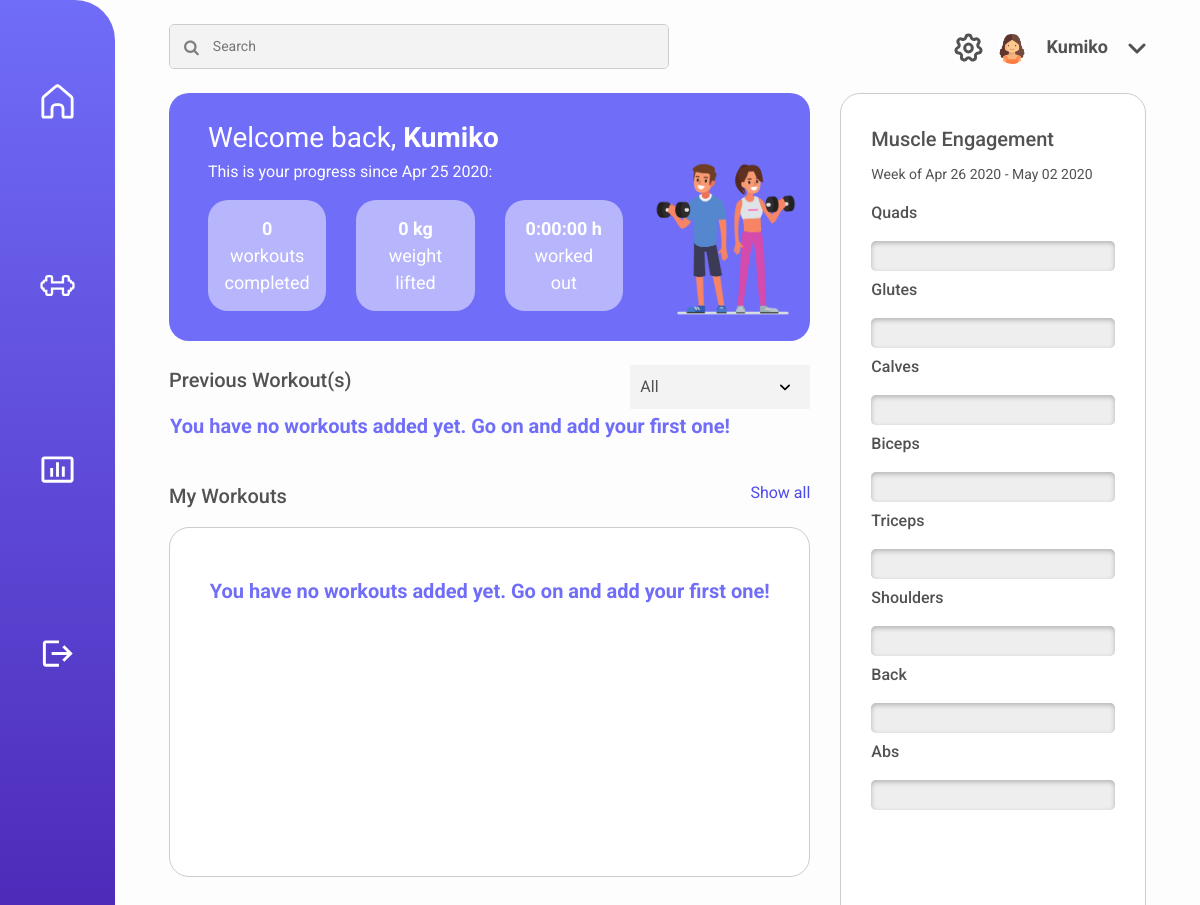
The page / (signed in) on the database as committed earlier.
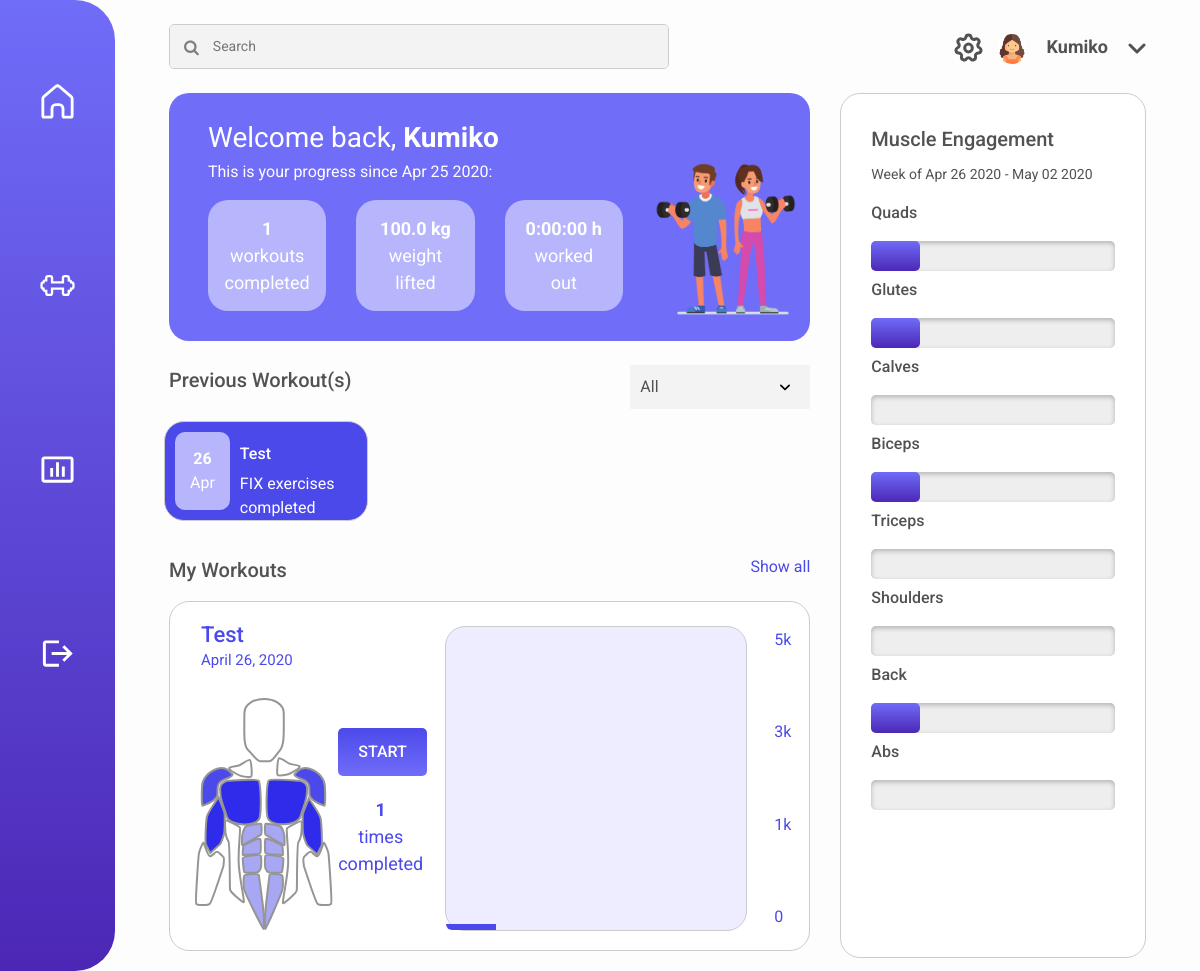
The same page on the database as committed later.
### dashboard/models.py (models this page shows)
class Workout(models.Model):
	times_completed = models.IntegerField()
	date_created = models.DateField(auto_now_add=True)
	last_date_completed = models.DateField(auto_now=True)
	name = models.CharField(max_length=120)
	current = models.IntegerField()
	avg_time_completed = models.DurationField(default=timedelta(minutes=0))
	total_time = models.DurationField(default=timedelta(minutes=0))
	user = models.ForeignKey(User, on_delete=models.CASCADE)

class Exercise(models.Model):
	exercise_type = models.ForeignKey(ExerciseType, on_delete=models.CASCADE)
	num_reps = models.IntegerField()
	num_sets = models.IntegerField()
	weight_lifted = models.DecimalField(max_digits=5, decimal_places=1)
	weight = models.DecimalField(max_digits=5, decimal_places=1)
	workout = models.ForeignKey('Workout', on_delete=models.CASCADE)

### dashboard/views.py (the view)
# urls.py: path('', dashboard_view),
@login_required
def dashboard_view(request):
	workouts = Workout.objects.filter(user=request.user)
	exercises = []
	muscles = []
	muscle_groups = ['Abs','Back','Biceps','Calves','Chest', 'Forearms', 'Glutes', 'Hamstrings', 'Quadriceps', 'Shoulders', 'Traps', 'Triceps', 'Upper Back', 'Lower Back']
	weightLifted = 0
	hoursWorked = timedelta(minutes=0)
	for workout in workouts:
		hoursWorked += workout.total_time
		for exercise in Exercise.objects.filter(workout=workout):
			weightLifted += exercise.weight_lifted
			exercises.append(exercise)
	date_range = week_range(datetime.today())
	for exercise in exercises:
		for muscle in exercise.exercise_type.muscles_worked:
			if muscle == "Lower Back" or muscle == "Upper Back":
				muscles.append("Back")
			else:
				muscles.append(muscle)
	occurences = Counter(muscles)
	if(len(muscles) > 0):
		for muscle in muscle_groups:
			occurences[muscle] = int(occurences[muscle]/len(muscles) * 100)
	return render(request, 'home.html', {'workouts':workouts, 'weight_lifted':weightLifted, 'total_time':hoursWorked, 'exercises':exercises, 'date_range':date_range, 'engagement':occurences})

### dashboard/functions.py (called while the page is built)
def week_range(date):
    year, week, dow = date.isocalendar()
    if dow == 7:
        start_date = date
    else:
        start_date = date - timedelta(dow)
    end_date = start_date + timedelta(6)
    return (start_date, end_date)

### templates/home.html (shortened to what this page needs)
{% load static %}
<!DOCTYPE html>
<html lang="en">
<head>
    <link rel="stylesheet" href="https://cdnjs.cloudflare.com/ajax/libs/font-awesome/4.7.0/css/font-awesome.min.css">
    <link href="{% static 'fitnessing/css/dashboard.css' %}" rel="stylesheet">
    <link rel="stylesheet" href="https://stackpath.bootstrapcdn.com/bootstrap/4.4.1/css/bootstrap.min.css">
</head>
<body>
    <div class="sidenav">
        <div class=link1>
            <a href="/"><img class="home" src="{% static 'fitnessing/images/Home_Icon_White.svg' %}"></a>
        </div>
        <div class=link2>
            <a href="/workouts"><img class="workouts" src="{% static 'fitnessing/images/Weight_Icon.svg' %}"></a>
        </div>
        <div class=link3>
            <a href="/stats"><img class="stats" src="{% static 'fitnessing/images/Bar_Chart_Icon.svg' %}"></a>
        </div>
        <div class=link4>
            <a href="/accounts/logout"><img class="login" src="{% static 'fitnessing/images/Logout_Icon.svg' %}"></a>
        </div>
    </div>
    <div class="container-fluid main">
        <div class="row mx-4 mt-4">
            <div class="col-sm-8">
                <div class="searchContainer">
                    <i class="fa fa-search searchIcon"></i>
                    <input class="searchBox" type="text" placeholder="Search">
                </div>
            </div>
            <div class="col-sm-4 text-right pt-2">
                <a href="/settings"><img class="settings" src="{% static 'fitnessing/images/Settings_Icon.svg' %}"></a>
                <div class="profile align-middle">
                    <img class="userIcon" src="{% static 'fitnessing/images/Placeholder_User_Icon.png' %}">
                    <button class="name">{{user.get_short_name}}</button>
                    <img class="dropdownIcon" src="{% static 'fitnessing/images/Dropdown_Icon.svg' %}">
                </div>
            </div>
        </div>
        <div class="row mx-4 mt-4">
            <div class="col-sm-8">
                <div class="row welcome_box p-4 mx-0">
                    <div class="col-sm-9">
                        <div class="row">
                            <div class="col-sm-12">
                                <p class="welcome_title">Welcome back, <b>{{ user.get_short_name }}</b></p>
                                <p class="subtitle">This is your progress since {{ user.date_joined|date:'M d Y' }}:</p>
                            </div>
                        </div>
                        <div class="row">
                            <div class="col-sm-4">
                                <div class = "box">
                                    <p><b>{{ workouts.count }}</b><br>workouts<br>completed</p>
                                </div>
                            </div>
                            <div class="col-sm-4">
                                <div class = "box">
                                    <p><b>{{ weight_lifted }} kg</b><br>weight<br>lifted</p>
                                </div>
                            </div>
                            <div class="col-sm-4">
                                <div class = "box">
                                    <p><b>{{ total_time }} h</b><br>worked<br>out</p>
                                </div>
                            </div>
                        </div>
                    </div>
                    <div class="col-sm-3 mx-auto">
                        <img class="people" src="{% static 'fitnessing/images/fitness-people.png' %}">
                    </div>
                </div>
                <div class="row mt-4">
                    <div class="col-sm-7">
                        <p class = "title">Previous Workout(s)</p>
                    </div>
                    <div class="col-sm-5 text-right">
                        <select name="select_musclegroup" aria-invalid="false">
                            <option value="All">All</option>
                        </select>
                    </div>
                </div>
                <div class="row">
                    {% if workouts.count == 0 %}
                    <div class="col-sm-12 px-0 ml-3">
                        <p class="empty_workouts">You have no workouts added yet. Go on and add your first one!</p>
                    </div>
                    {% endif %}
                    {% for workout in workouts %}
                    {% if forloop.counter0 < 3 %}
                    <div class="col-sm-4 px-0">
                        <div class = "prev_workout_container" onclick="location.href='currentworkout.html';">
                            <div class="date">
                                <p class="m-0"><b>{{workout.last_date_completed|date:'d'}}</b><br>{{workout.last_date_completed|date:'M'}}</p>
                            </div>
                            <p class = "subtitle2">{{ workout.name|title }}</p>
                            <p class = "desc">FIX exercises completed</p>
                        </div>
                    </div>
                    {% endif %}
                    {% endfor %}
                </div>
                <div class="row mt-4">
                    <div class="col-sm-7">
                        <p class = "title">My Workouts</p>
                    </div>
                    <div class="col-sm-5 text-right">
                        <a class = "link" href="workouts.html">Show all</a>
                    </div>
                </div>
                <div class="row workouts_container mx-0">
                    {% if workouts.count > 0 %}
                    {% with workouts|first as first_workout %}
                    <div class="col-sm-5">
                        <div class="row p-3">
                            <div class="col-sm-12">
                                <p class="muscle_group mb-2">{{first_workout.name}}</p>
                                <p class="day mb-0">{{first_workout.last_date_completed}}</p>
                            </div>
                        </div>
                        <div class="row">
                            <div class="col-sm-6">
                                <img class="diagram" src="{% static 'fitnessing/images/Muscles.svg' %}">
                            </div>
                            <div class="col-sm-6">
                                <a class="start" href="currentworkout.html">START</a>
                                <p class="completed"><b>{{first_workout.times_completed}}</b><br>times<br>completed</p>
                            </div>
                        </div>
                    </div>
                    <div class="col-sm-6 p-4">
                        <div class="row graph_container">
                            {% for exercise in exercises %}
                            {% if exercise.workout == first_workout %}
                            {% widthratio exercise.weight_lifted 5000 100 as percent %}
                            {% if forloop.counter0 == 0 %}
                            <div class="col-sm-2 bar1" style="height: {{percent}}% !important"></div>
                            {% endif %}
                            {% endif %}
                            {% endfor %}
                        </div>
                    </div>
                    <div class="col-sm-1">
                        <div class="measurements">
                            <p>5k</p>
                            <p>3k</p>
                            <p>1k</p>
                            <p>0</p>
                        </div>
                    </div>
                    {% endwith %}
                    {% else %}
                    <div class="col-sm-12 text-center mt-4 pt-4">
                        <p class="empty_workouts">You have no workouts added yet. Go on and add your first one!</p>
                    </div>
                    {% endif %}
                </div>
            </div>
            <div class="col-sm-4">
                <div class = "muscle_engagement_container">
                    <p class="title margin">Muscle Engagement</p>
                    <p class="week">Week of {{ date_range.0|date:'M d Y' }} - {{ date_range.1|date:'M d Y' }}</p>
                    <p class="muscle">Quads</p>
                    <progress id="Quads" value={{engagement.Quadriceps}} max="100"> {{engagement.Quadriceps}}% </progress>
                    <br>
                    <p class="muscle">Glutes</p>
                    <progress id="Glutes" value={{engagement.Glutes}} max="100"> </progress>
                    <br>
                    <p class="muscle">Calves</p>
                    <progress id="Calves" value={{engagement.Calves}} max="100">  </progress>
                    <br>
                    <p class="muscle">Biceps</p>
                    <progress id="Biceps" value={{engagement.Biceps}} max="100"> </progress>
                    <br>
                    <p class="muscle">Triceps</p>
                    <progress id="Triceps" value={{engagement.Triceps}} max="100"> </progress>
                    <br>
                    <p class="muscle">Shoulders</p>
                    <progress id="Shoulders" value={{engagement.Shoulders}} max="100"> </progress>
                    <br>
                    <p class="muscle">Back</p>
                    <progress id="Back" value={{engagement.Back}} max="100"> </progress>
                    <br>
                    <p class="muscle">Abs</p>
                    <progress id="Abs" value={engagement.Abs}} max="100"> </progress>
                    <br>
                </div>
            </div>
        </div>
</body>
</html>

### static/fitnessing/css/dashboard.css (style rules this page uses)
html { height: 100%; }
body { background-color: #FDFDFD !important; font-family: 'Roboto' !important; }
.main { margin-left: 115px !important; height: 100vh; width: calc(100% - 115px) !important; }
.title { font-size: 20px; font-weight: 500; color: #525252; text-align: left; }
.sidenav { height: 100%; width: 115px; position: fixed; z-index: 1; top: 0; left: 0; overflow-x: hidden; background-image: linear-gradient(#706DF9, #4C27B6); border-radius: 0 40px 40px 0; padding-top: 10px; overflow: hidden; }
.link1, .link2, .link3, .link4 { display: block; text-align: center; padding: 75px 0 75px 0; margin: -1px; }
.sidenav a img { height: 35px; width: 35px; }
.searchContainer { display: inline-flex; flex: 1 1 300px; border: 1px solid #ccc; border-radius: 5px; overflow: hidden; width: 500px; height: 45px; }
.searchIcon { padding: 14px; color: grey; background-color: #F3F3F3; text-align: center; }
.searchBox { border: 0; padding: 0.5rem 0.5rem 0.5rem 0; flex: 1; font-size: 14px; background-color: #F3F3F3; }
.settings { border: none; margin-right: 10px; background-color: #FDFDFD; }
.profile { display: inline-block; align-items: center; }
.userIcon { border-radius: 50%; width: 30px; height: 30px; }
.name { border: none; background-color: #FDFDFD; font-size: 18px; font-weight: bold; color: #525252; margin-left: 10px; }
.dropdownIcon { margin-left: 10px; }
.welcome_box { border-radius: 20px; background-color: #706DF9; }
.welcome_title { color: white; font-size: 28px; }
.subtitle { color: white; margin-top: -15px; }
.box { display: inline-block; width: 100%; padding: 15px; background-color: #B7B6FC; opacity: 100%; border-radius: 20px; }
.box p { color: white; font-size: 18px; text-align: center; margin: 0; }
.people { margin-top: 40px; height: 160px; width: auto; }
.prev_workout_container { height: 100px; background-color: #4C49EA; border-radius: 20px; border: 1px solid #ccc; margin: 10px; cursor: pointer; }
select { width: 180px; padding: 10px; font-family: "Roboto"; font-size: 13px; color: #525252; border: 0 !important; background-color: #f3f3f3; -webkit-appearance: none; -moz-appearance: none; appearance: none; background-size: .6em; background-position: calc(100% - 1.3em) center; background-repeat: no-repeat; }
.date { display: block; float: left; background-color: #B7B6FC; border-radius: 10px; text-align: center; color: white; margin: 10px; padding: 15px; }
.subtitle2 { text-align: top !important; display: block; color: white; font-weight: 500; margin-top: 20px; }
.desc { color: white; margin-top: -10px; }
.workouts_container { display: block; width: 100%; height: 350px; border-radius: 20px; background-color: white; border: 1px solid #ccc; }
.link { text-decoration: none; color: #4C49EA; }
.bar1, .bar2, .bar3, .bar4, .bar5 { bottom: 0 !important; flex: 1; align-self: flex-end; }
.bar1 { background-color: #4C49EA; border-radius: 0 0 0 20px; height: 100%; }
.measurements { float: right; }
.measurements p { border-style: solid; border-color: transparent; text-align: left; padding-top: 100%; padding-bottom: 100%; color: #4C49EA; }
.diagram { padding: 10px; }
.graph_container { height: 95%; display: flex; border-radius: 20px; border: 1px solid #ccc; background-color: #EDEDFF; }
.start { display: inline-block; text-decoration: none; background-image: linear-gradient(#4C49EA, #706DF9); color: white; font-weight: 500; padding: 12px 20px 12px 20px; border-radius: 5px; margin: 40px 0 20px 20px; }
.completed { display: inline-block; text-align: center; color: #4C49EA; font-size: 18px; margin: 0 0 0 20px; }
.day { color: #4C49EA; font-size: 15px; margin-top: -10px; }
.margin { margin: 30px !important; }
.muscle_engagement_container { vertical-align: bottom; height: 865px; border-radius: 20px; background-color: white; border: 1px solid #ccc; text-align: center; }
progress { display: inline-block; height: 30px; width: 100%; padding-left: 30px; padding-right: 30px; -webkit-appearance: none; appearance: none; }
.muscle { color: #525252; font-weight: 500; text-align: left; margin-left: 30px; }
.muscle_group { color: #4C49EA; font-size: 22px; font-weight: 500; }
.week { font-size: 14px; color :#525252; margin-top: -20px; margin-left: 30px; text-align: left; }

Rows that differ between the two databases and show on the page:
added Workout: last_date_completed "26", last_date_completed "Apr", name "Test", last_date_completed "April 26, 2020", times_completed "1"
added Exercise: {{ percent }} 2 (drawn)
Other text that changed with them:
{{ workouts.count }}: "0" → "1"
{{ weight_lifted }}: "0" → "100.0"
{{ engagement.Quadriceps }}: 0 → 20 (drawn)
{{ engagement.Glutes }}: 0 → 20 (drawn)
{{ engagement.Biceps }}: 0 → 20 (drawn)
{{ engagement.Back }}: 0 → 20 (drawn)
text no longer shown: "You have no workouts added yet. Go on and add your first one! You have no workouts added yet. Go on and add your first one!"
text now shown: "START times completed 5k 3k 1k 0"
